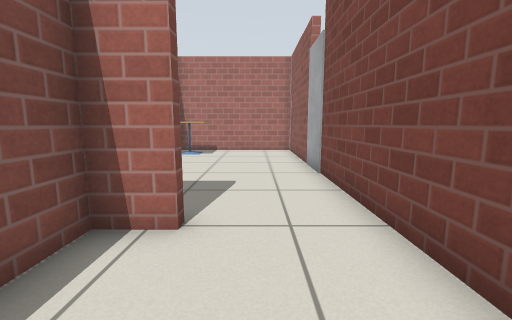
[1] (above)

17 first-person views from a walk through a world built for the Gazebo simulator. The camera is 0.72 m above the floor, tilts 8° down and sees 90° across. The floor is counted in squares, 0.5 m on a side. Each view is taken from the middle of a square. On the plan, view 1 faces up. The plan holds only what a view shows up to about 13 squares ahead; the rest is blank. Robots are left out. Gazebo's built-in surfaces are drawn with simple patterns.

[2]
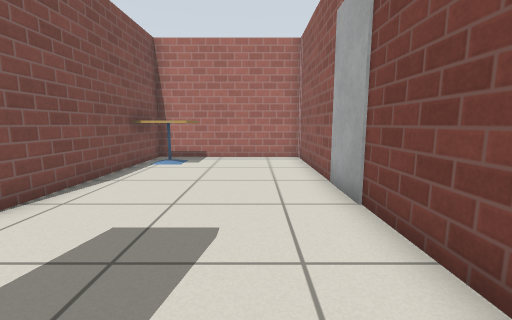

[3]
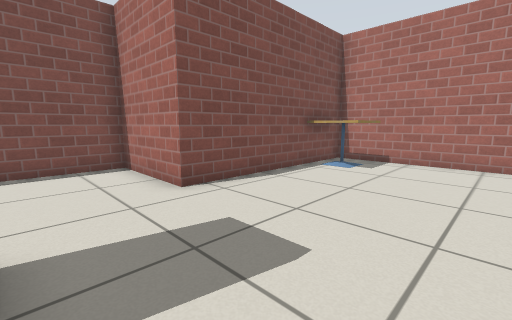

[4]
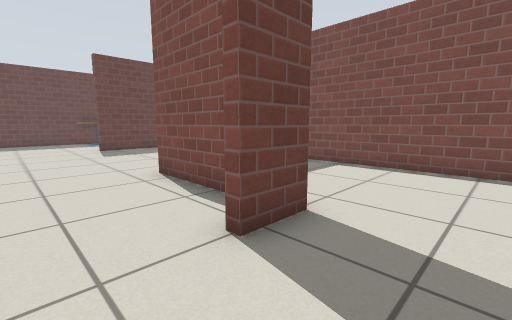

[5]
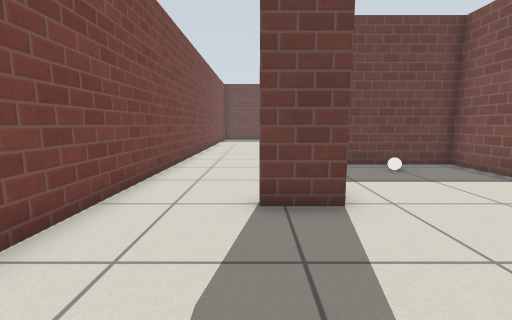

[6]
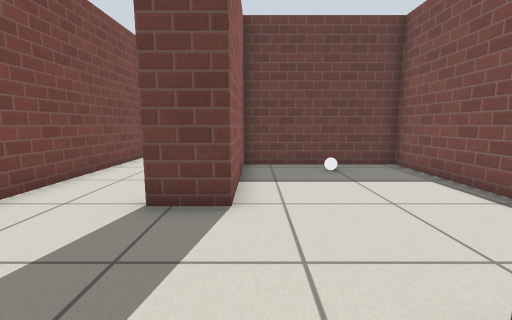

[7]
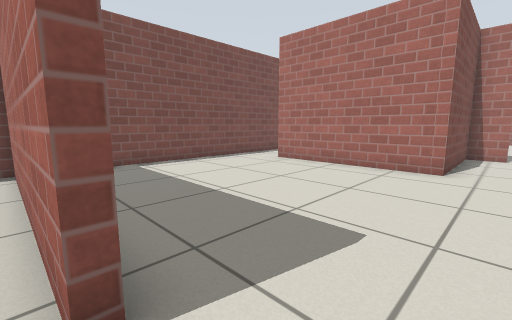

[8]
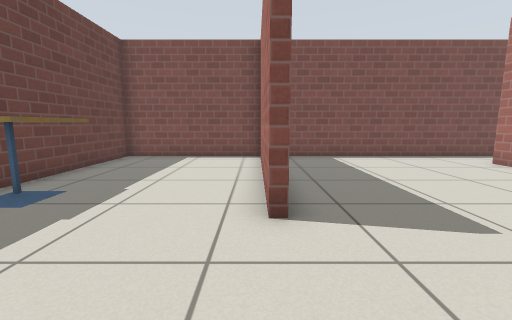

[9]
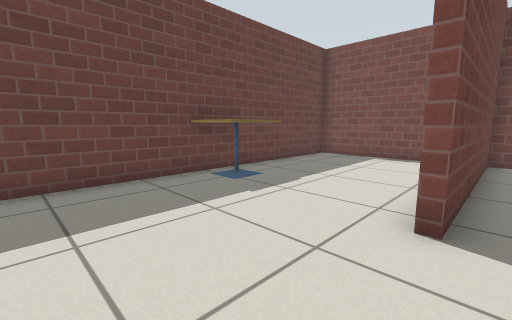

[10]
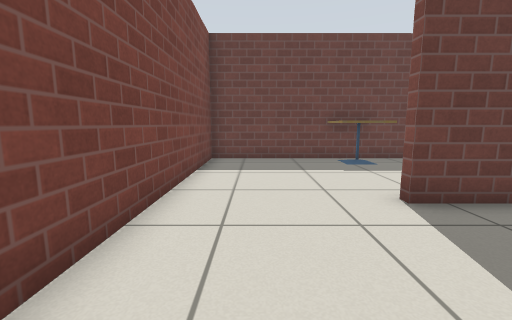

[11]
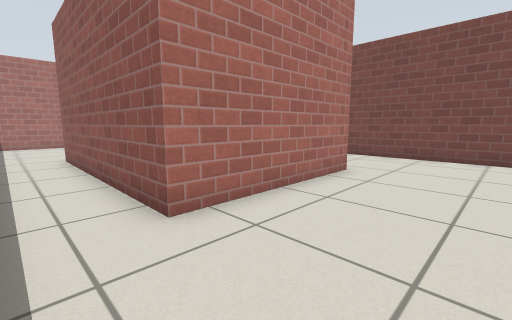

[12]
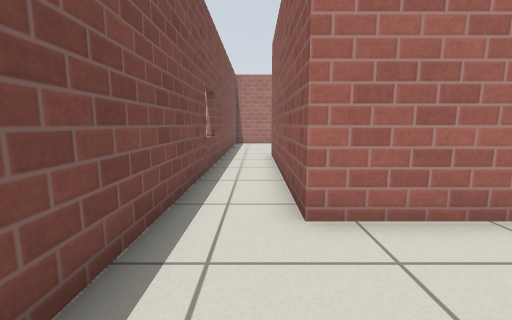

[13]
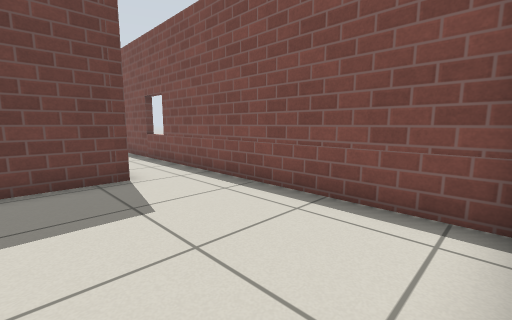

[14]
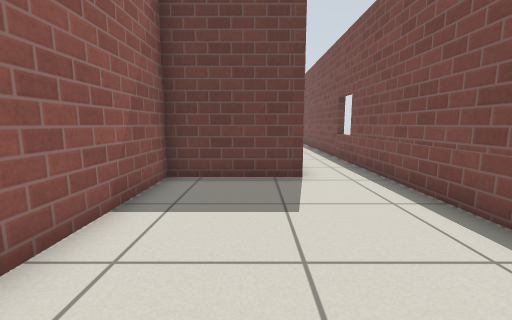

[15]
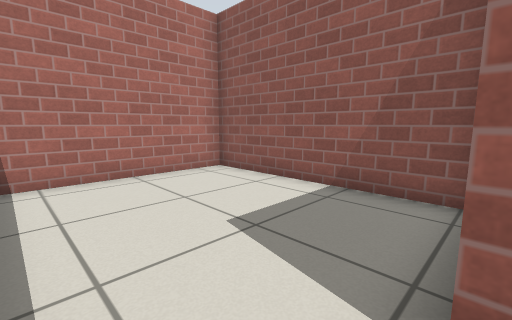

[16]
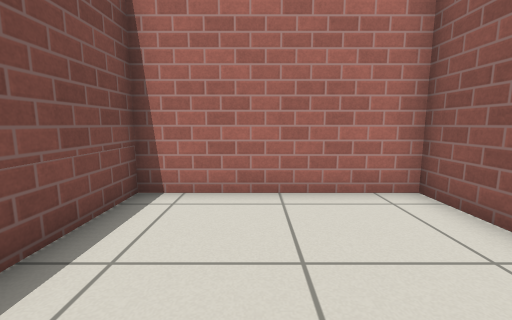

[17]
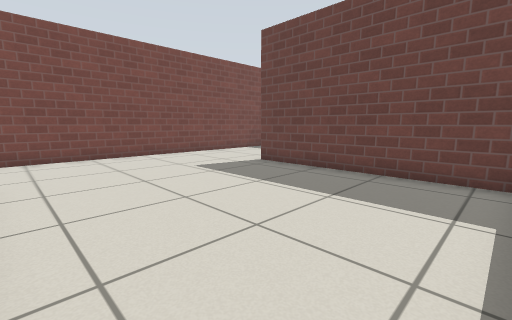

### Floor plan
Ten units are one square. View 1 is at (0, 0); x grows to the right and y downward. Boxes are objects, and circles mark ways between rooms. Rooms are numbered by the first view taken in them; rooms with no view inside come last. Other rooms are left out.
<svg viewBox="-110 -148 140 311">
<path fill="none" stroke="#000" d="M-26 -37 -11 -37 -11 -34 -23 -34 -23 14M19 -93 19 -143 -43 -143 -43 -134M-43 -115 -43 -69M19 25 19 -75M-28 98 -105 98 -105 158 19 157 19 95M-23 14 -83 14M-105 16 -105 95 -28 95M19 95 19 25M-46 -134 -46 -143 -105 -143 -105 16M-83 14 -83 -72 -46 -72 -46 -116M-43 -69 -80 -69 -80 10 -26 10 -26 -37"/>
<rect x="-45" y="-135" width="20" height="20" fill="#bbb"><title>cafe table</title></rect>
<rect x="15" y="-85" width="10" height="10" fill="#bbb"><title>door leaf</title></rect>
<rect x="-45" y="135" width="20" height="20" fill="#bbb"><title>cafe table</title></rect>
<rect x="-55" y="-5" width="10" height="10" fill="#bbb"><title>white ball</title></rect>
<circle cx="0" cy="17" r="3" fill="#2a7"/>
<circle cx="-30" cy="-57" r="3" fill="#2a7"/>
<circle cx="-5" cy="100" r="3" fill="#2a7"/>
<circle cx="-95" cy="20" r="3" fill="#2a7"/>
<text x="-10" y="-70">1</text>
<text x="-40" y="130">2</text>
<text x="-50" y="60">3</text>
<text x="-80" y="-90">4</text>
<text x="-50" y="-30">5</text>
</svg>
Room 1 opens to room 3. Room 1 opens to room 5. Room 2 opens to room 3. Room 3 opens to room 4.

Where each view was taken, in squares from view 1:
view 1: 0 up, 0 right, facing up
view 2: 3 up, 0 right, facing up
view 3: 4 up, 1 right, facing up-left
view 4: 6 up, 1 right, facing down-left
view 5: 8 up, 1 left, facing down
view 6: 8 up, 3 left, facing down
view 7: 10 down, 1 left, facing up-left
view 8: 10 down, 1 right, facing left
view 9: 9 down, 1 right, facing down-left
view 10: 5 down, 0 right, facing down
view 11: 5 down, 10 left, facing up-right
view 12: 5 down, 9 left, facing up
view 13: 14 up, 6 left, facing down-left
view 14: 14 up, 7 left, facing down
view 15: 7 up, 10 left, facing up-right
view 16: 9 up, 8 left, facing up
view 17: 2 down, 10 left, facing down-right
